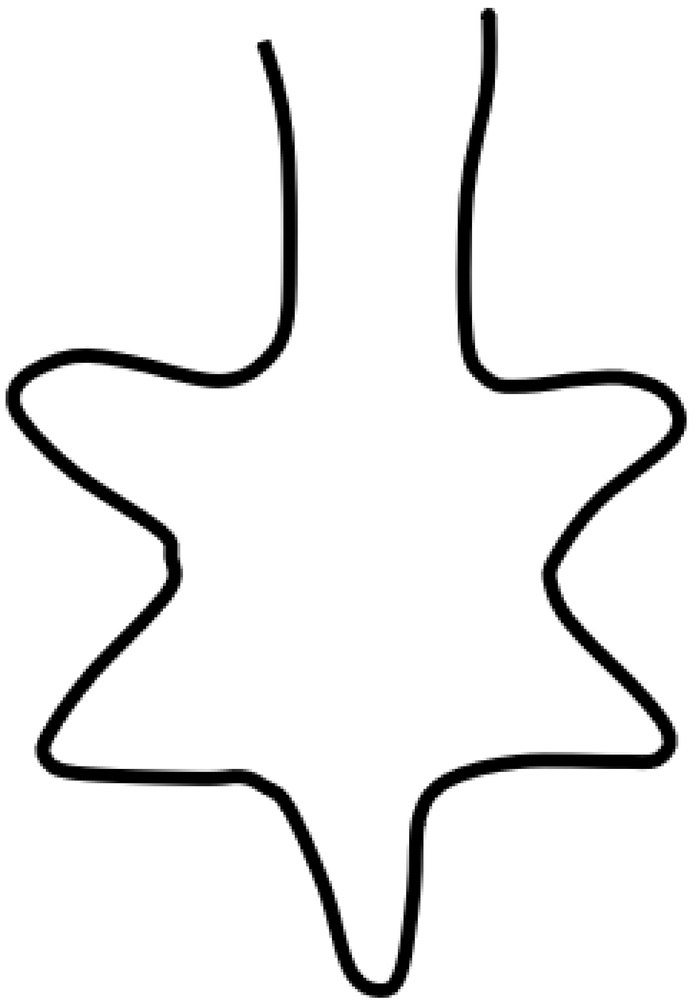
#> input picture Laboratorio de Física 2/Proyecto final/Estrella.jpg, 696 x 1000 px, shrunk from 1849 x 2657 before the run
$ python Estrella.py
#> lines starting #> are read from the running program, lines starting #| are printed output that depends on the picture; after the words box and inside, x2 and y2 are one past the last pixel; in counts of white or black regions, pixels touching at a corner belong together
import cv2
import numpy as np
import matplotlib.pyplot as plt
from mpl_toolkits.axes_grid1 import make_axes_locatable
import time


# Cargar la imagen
img = cv2.imread('Estrella.jpg', cv2.IMREAD_GRAYSCALE)
#> img is the input picture: shape (1000, 696); min 0, max 255, mean 239.1

# Obtener las dimensiones de la imagen
img_height, img_width = img.shape
#> img_height = 1000; img_width = 696

# El tamaño real de la espira es 11 cm (0.11 m)
real_espira_size = 0.07  # en metros

# Calcular el factor de escala: cuánto equivale 1 píxel en metros
# Suponiendo que la imagen tiene un tamaño aproximado de la espira de 2000 píxeles de ancho
# Ajustamos para que el tamaño de la espira sea de 0.11 metros
scale_factor = real_espira_size / img_width  # Factor de escala en metros por píxel
#> scale_factor = 0.000101

# Preprocesamiento: umbral para obtener una imagen binaria
_, img_bin = cv2.threshold(img, 127, 255, cv2.THRESH_BINARY_INV)
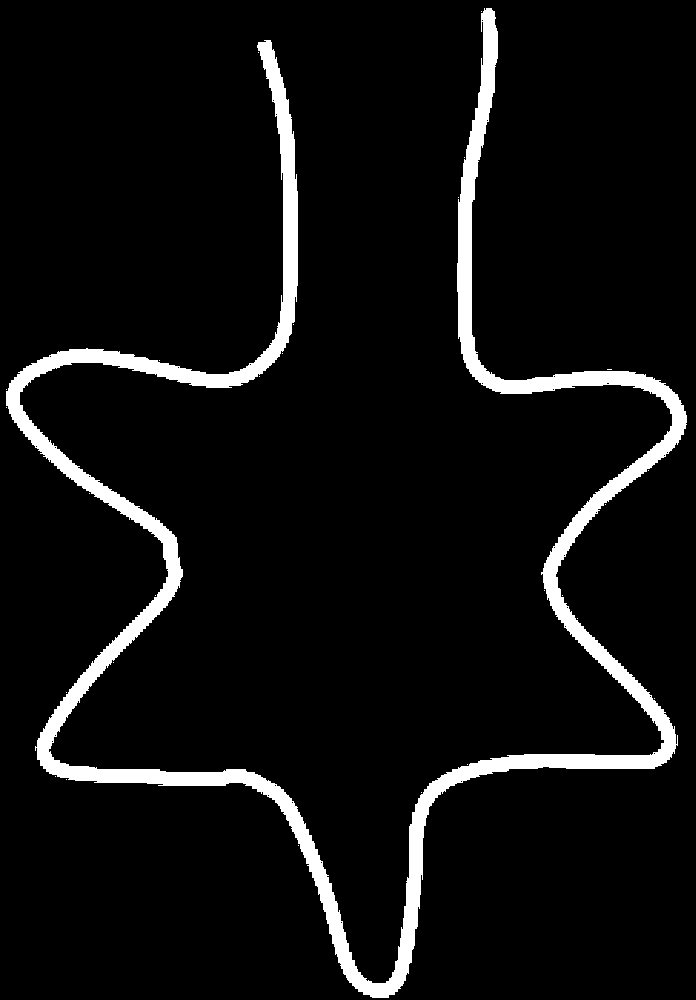
#> img_bin: shape (1000, 696); 6.3% white; 28 white regions (27 under 20 px)

# Encontrar los contornos de la curva
contours, _ = cv2.findContours(img_bin, cv2.RETR_EXTERNAL, cv2.CHAIN_APPROX_SIMPLE)
#> contours = 28 contours, 27 with area under 20; largest, box (x1, y1, x2, y2) and area: (6, 8, 687, 998) 40128

# Extraer coordenadas de los contornos y aplicar el factor de escala
x_values = []
y_values = []

for contour in contours:
    for point in contour:
        # Escalar las coordenadas por el factor de escala
        x_values.append(point[0][0] * scale_factor)  # Coordenada X
        y_values.append(point[0][1] * scale_factor)  # Coordenada Y
#> this loop made 28 passes
#> contour on passes 1 to 12: [[298, 845]], [[421, 792]], [[66, 779]], [[55, 776]], [[467, 764]], [[654, 698]], [[66, 692]], [[113, 662]], [[577, 618]], [[562, 595]], [[155, 595]], [[544, 590]]
#> after the loop, x_values = 2752 values, max 0.069 at index 2572, min 0.000603 at index 16, mean 0.0345; y_values = 2752 values, max 0.1 at index 2118, min 0.000805 at index 28, mean 0.0564

def MagneticField(x, y, wire, I=5):
    mu0 = 4 * np.pi * 10**(-7)
    c = mu0 * I / (4 * np.pi)
    xA, yA = wire[0][0], wire[0][1]
    xB, yB = wire[1][0], wire[1][1]
    r1 = np.sqrt((x - xA)**2 + (y - yA)**2)
    r2 = np.sqrt((x - xB)**2 + (y - yB)**2)
    L = np.sqrt((xB - xA)**2 + (yB - yA)**2)
    CosTheta1 = (r2**2 - r1**2 - L**2) / (2 * L * r1)
    CosTheta2 = (r2**2 - r1**2 + L**2) / (2 * L * r2)
    distance = np.sqrt(2 * r1**2 * r2**2 + 2 * r1**2 * L**2 + 2 * r2**2 * L**2 - r1**4 - r2**4 - L**4) / (2 * L)
    Bfield = c * (CosTheta2 - CosTheta1) / distance
    return Bfield

X_tamaño = Y_tamaño = 0.07
Calidad = 10
x = np.linspace(-X_tamaño, X_tamaño, Calidad)
y = np.linspace(-Y_tamaño, Y_tamaño, Calidad)

[x, y] = np.meshgrid(x, y)

sum_Bs = np.zeros_like(x)

# Iterar sobre los contornos y calcular el campo magnético solo entre puntos vecinos
for contour in contours:
    for i in range(len(contour) - 1):
        # Tomar puntos consecutivos del contorno
        wire = [(contour[i][0][0] * scale_factor - 0.0378 , contour[i][0][1] * scale_factor -0.055 ),
                (contour[i+1][0][0] * scale_factor - 0.0378 , contour[i+1][0][1] * scale_factor -0.055 )]
        B = MagneticField(x, y, wire)
        sum_Bs += B  # Sumar el campo magnético calculado para este par de puntos

        progress = i + 1
        percentage = (progress / (len(contour) - 1)) * 100
        print(f"Progreso: {progress}/{(len(contour)-1)} ({percentage:.2f}%)", end='\r')

# Visualización del campo magnético
fig, ax = plt.subplots(1, 1, figsize=(6, 6))
im = ax.pcolormesh(x, y, np.log10(np.abs(sum_Bs)), vmin=-2, vmax=-4, cmap="jet")
ax.set_xlim(-X_tamaño, X_tamaño)
ax.set_xlabel(r"$x$ [m]")
ax.set_ylim(-Y_tamaño, Y_tamaño)
ax.set_ylabel(r"$y$ [m]")

divider = make_axes_locatable(ax)
cax = divider.append_axes("right", size="5%", pad=0.01)
cb = fig.colorbar(im, ax=ax, orientation="vertical", cax=cax)
cb.set_label("$\log(B)$", labelpad=5)

plt.show()
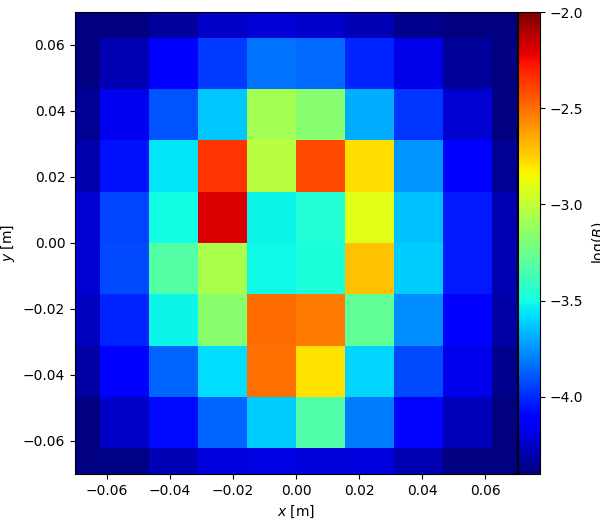
#> figure drawn by matplotlib, 2 panels

$ run again, with Laboratorio de Física 2/Proyecto final/Pajaro.jpg copied over Laboratorio de Física 2/Proyecto final/Estrella.jpg
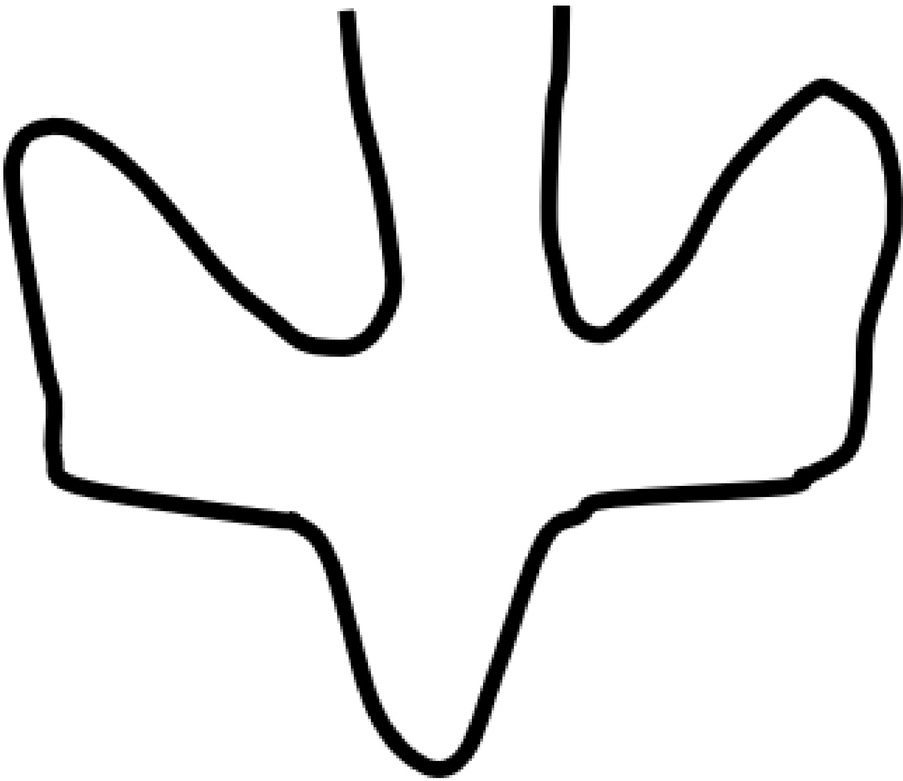
#> input picture Laboratorio de Física 2/Proyecto final/Pajaro.jpg, 903 x 781 px, shrunk from 2432 x 2104 before the run
#> img is the input picture: shape (781, 903); min 0, max 255, mean 234.6
#> `_, img_bin = cv2.threshold(img, 127, 255, cv2.THRESH_BINARY_INV)`:
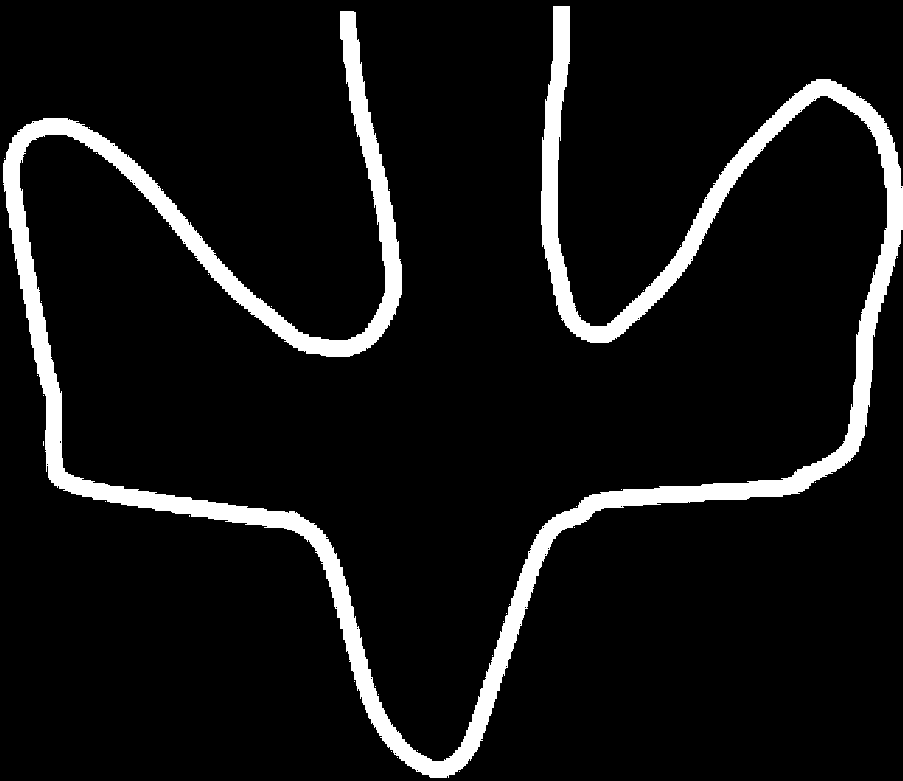
#> img_bin: shape (781, 903); 8% white; 39 white regions (38 under 20 px)
#> contours = 39 contours, 38 with area under 20; largest, box (x1, y1, x2, y2) and area: (3, 6, 903, 778) 52650
#> the loop `for contour in contours:` made 39 passes
#> contour on passes 1 to 8: [[459, 771]], [[397, 757]], [[391, 751]], [[417, 750]], [[378, 694]], [[375, 686]], [[354, 681]], [[492, 655]]
#> after the loop `for contour in contours:`: x_values = 3082 values, max 0.0699 at index 2672, min 0.000233 at index 1967, mean 0.0353; y_values = 3082 values, max 0.0602 at index 2316, min 0.000465 at index 40, mean 0.0276
#> `plt.show()`:
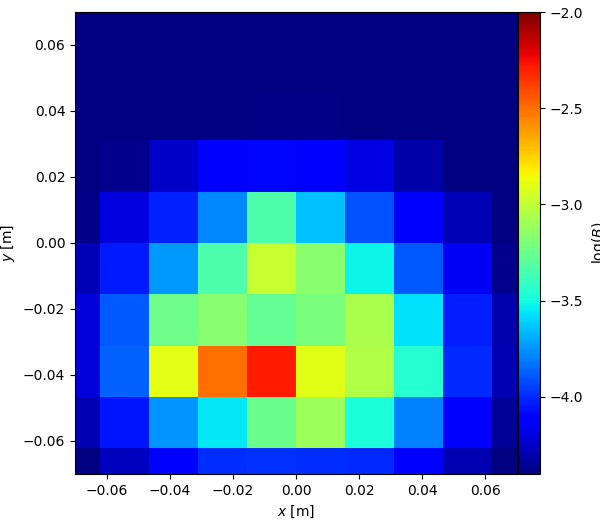
#> figure drawn by matplotlib, 2 panels

$ run again, with Laboratorio de Física 2/Proyecto final/Trebol.jpg copied over Laboratorio de Física 2/Proyecto final/Estrella.jpg
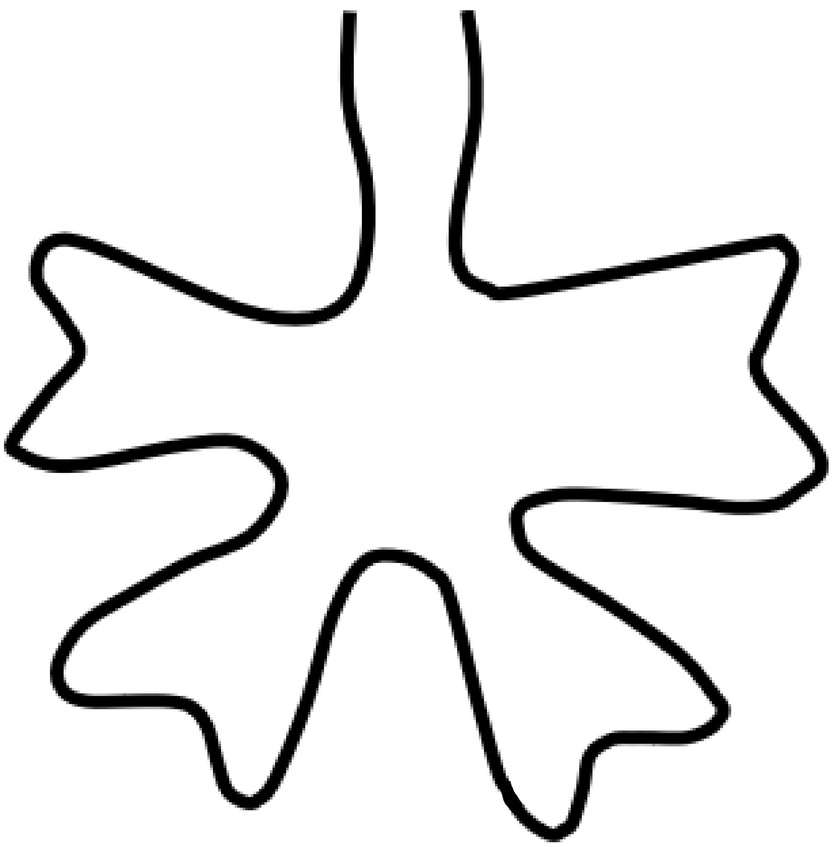
#> input picture Laboratorio de Física 2/Proyecto final/Trebol.jpg, 833 x 847 px, shrunk from 2265 x 2305 before the run
#> img is the input picture: shape (847, 833); min 0, max 255, mean 235.1
#> `_, img_bin = cv2.threshold(img, 127, 255, cv2.THRESH_BINARY_INV)`:
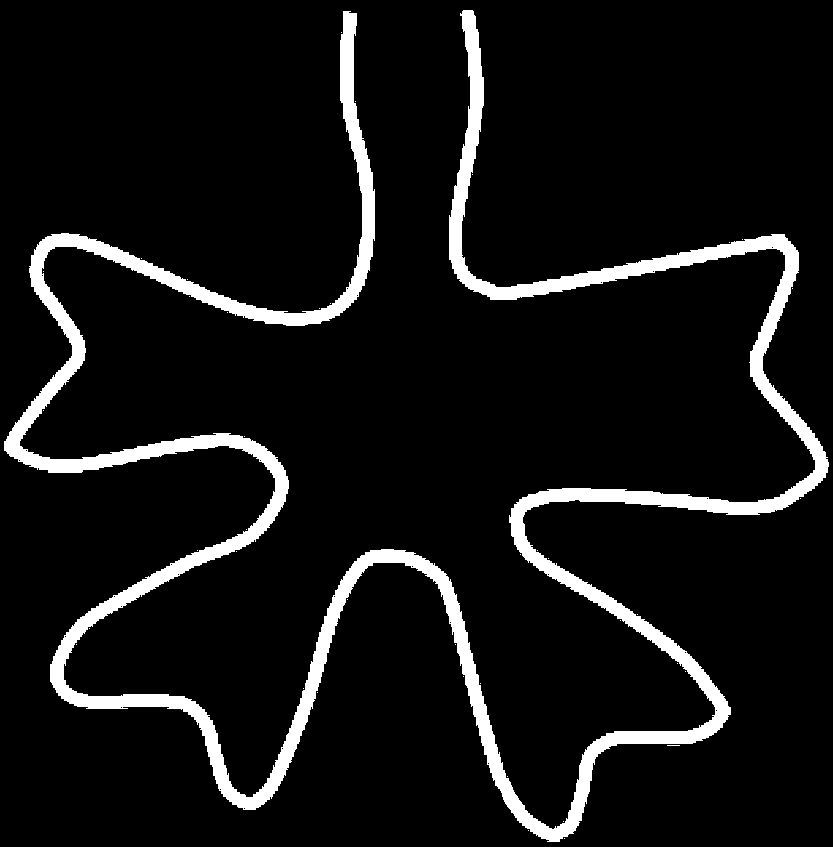
#> img_bin: shape (847, 833); 7.8% white; 40 white regions (39 under 20 px)
#> contours = 40 contours, 39 with area under 20; largest, box (x1, y1, x2, y2) and area: (4, 10, 829, 842) 50542
#> the loop `for contour in contours:` made 40 passes
#> contour on passes 1 to 8: [[564, 838]], [[528, 830]], [[563, 821]], [[507, 776]], [[667, 745], [679, 745]], [[317, 692]], [[303, 688]], [[480, 683]]
#> after the loop `for contour in contours:`: x_values = 4024 values, max 0.0696 at index 3679, min 0.000336 at index 2425, mean 0.0333; y_values = 4024 values, max 0.0707 at index 3234, min 0.00084 at index 40, mean 0.0421
#> `plt.show()`:
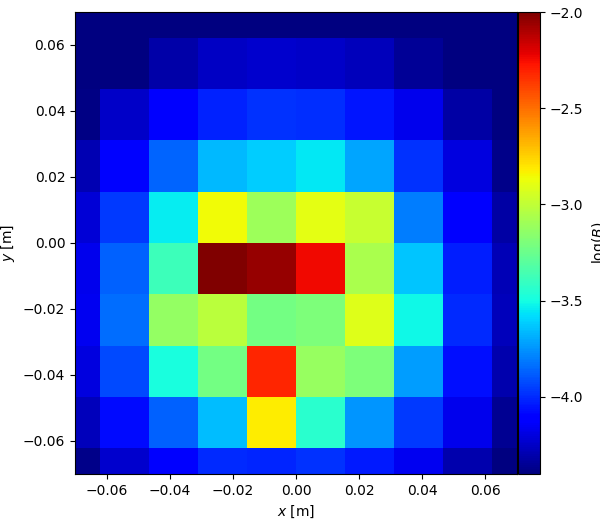
#> figure drawn by matplotlib, 2 panels
